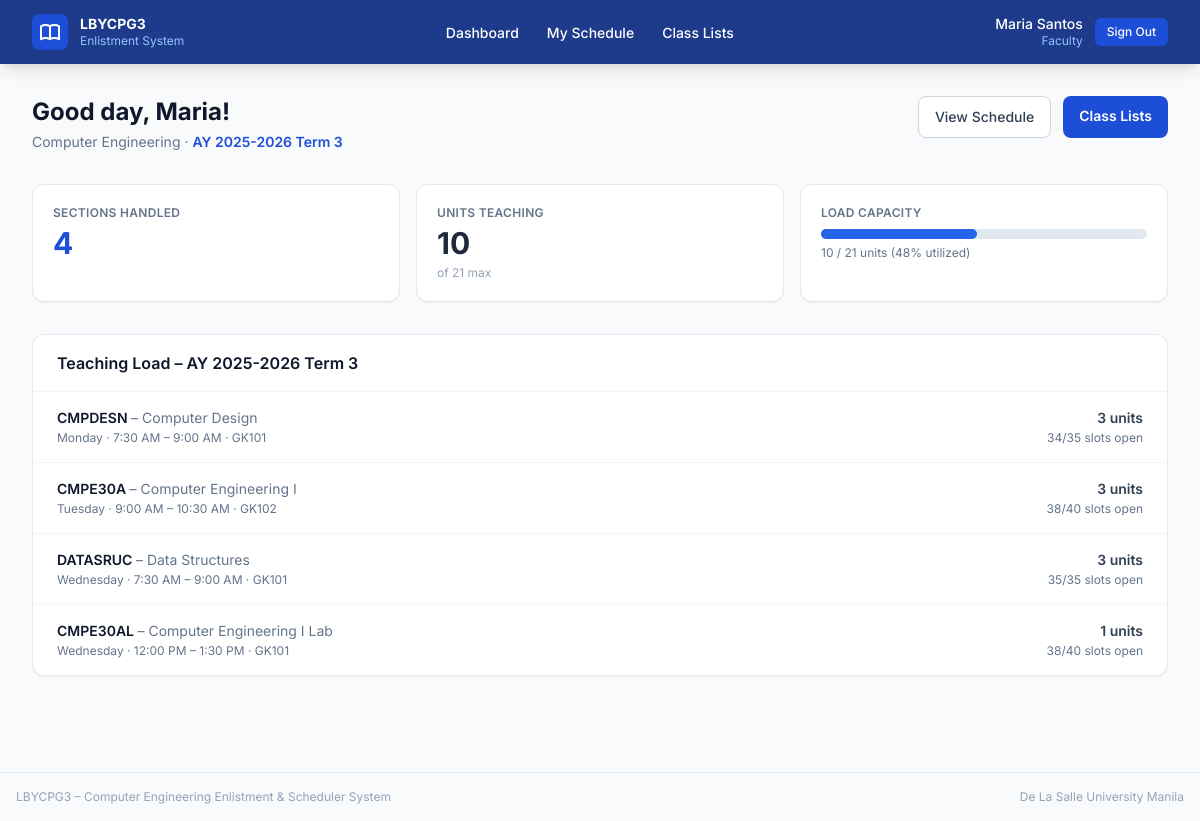
/faculty/dashboard/ (signed in), run on an earlier commit of the app's database.
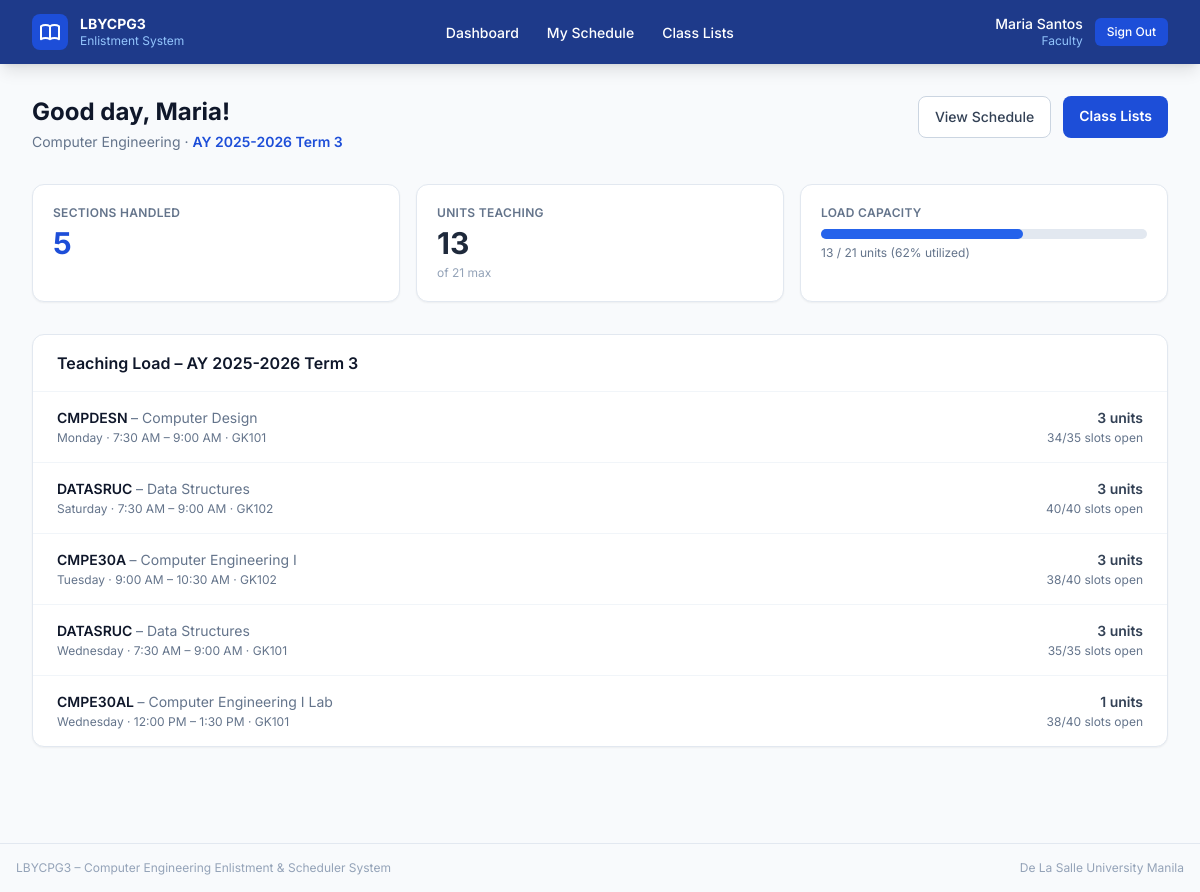
And on a later commit of the database.
### core/models.py (models this page shows, shortened)
class Faculty(models.Model):
    user             = models.OneToOneField(User, on_delete=models.CASCADE, related_name="faculty_profile")
    first_name       = models.CharField(max_length=80)
    last_name        = models.CharField(max_length=80)
    department       = models.CharField(max_length=120)
    max_teaching_load = models.PositiveSmallIntegerField(
        default=21,
        help_text="Maximum units this faculty member may teach per term.",
    )
    class Meta:
        verbose_name = "Faculty"
        verbose_name_plural = "Faculty Members"
        ordering = ["last_name", "first_name"]

class Schedule(models.Model):
    DUPLICATE_CLASS_MESSAGE = "This class already exists."
    class Day(models.TextChoices):
        MONDAY    = "MON", "Monday"
        TUESDAY   = "TUE", "Tuesday"
        WEDNESDAY = "WED", "Wednesday"
        THURSDAY  = "THU", "Thursday"
        FRIDAY    = "FRI", "Friday"
        SATURDAY  = "SAT", "Saturday"
    term            = models.ForeignKey(AcademicTerm, on_delete=models.CASCADE, related_name="schedules")
    subject         = models.ForeignKey(Subject,      on_delete=models.CASCADE, related_name="schedules")
    faculty         = models.ForeignKey(Faculty,      on_delete=models.CASCADE, related_name="schedules")
    room            = models.ForeignKey(Room,         on_delete=models.CASCADE, related_name="schedules")
    day             = models.CharField(max_length=3, choices=Day.choices)
    time_start      = models.TimeField()
    time_end        = models.TimeField()
    total_slots     = models.PositiveSmallIntegerField(default=40)
    available_slots = models.PositiveSmallIntegerField(default=40)
    class Meta:
        verbose_name = "Schedule"
        verbose_name_plural = "Schedules"
        ordering = ["term", "day", "time_start"]
        constraints = [
            models.UniqueConstraint(
                fields=["term", "subject", "day", "time_start", "time_end"],
                name="unique_subject_offering_slot",
            ),
            models.UniqueConstraint(
                fields=["term", "room", "day", "time_start", "time_end"],
                name="unique_room_slot",
            ),
            models.UniqueConstraint(
                fields=["term", "faculty", "day", "time_start", "time_end"],
                name="unique_faculty_slot",
            ),
        ]

class Subject(models.Model):
    class PrerequisiteType(models.TextChoices):
        HARD = "hard", "Hard prerequisite"
        SOFT = "soft", "Soft prerequisite"
        CO_REQUISITE = "co_requisite", "Co-requisite"
    subject_code  = models.CharField(max_length=20, unique=True)
    subject_title = models.CharField(max_length=200)
    units         = models.PositiveSmallIntegerField(default=3)
    term_number   = models.PositiveSmallIntegerField(
        choices=TermNumber.choices,
        default=TermNumber.TERM_1,
        help_text="Which trimester of the curriculum this subject is normally offered in "
                  "(e.g. Term 3), and which students may enlist in it. "
                  "Set and changed only by the administrator.",
    )
    prerequisite_type = models.CharField(
        max_length=20,
        choices=PrerequisiteType.choices,
        default=PrerequisiteType.HARD,
        help_text="How this prerequisite rule should be enforced.",
    )
    prerequisite  = models.ForeignKey(
        "self",
        null=True,
        blank=True,
        on_delete=models.SET_NULL,
        related_name="unlocks",
        help_text="Related subject used for prerequisite or co-requisite rules.",
    )
    class Meta:
        verbose_name = "Subject"
        verbose_name_plural = "Subjects"
        ordering = ["term_number", "subject_code"]

class Room(models.Model):
    room_name = models.CharField(max_length=60, unique=True)
    capacity  = models.PositiveSmallIntegerField(default=40)
    class Meta:
        verbose_name = "Room"
        verbose_name_plural = "Rooms"
        ordering = ["room_name"]

### core/views.py (the view)
    @login_required(login_url="login")
    def wrapper(request, *args, **kwargs):
        if not request.user.is_faculty:
            messages.error(request, "This area is for faculty members only.")
            return redirect("login")
        try:
            request.faculty = request.user.faculty_profile
        except Faculty.DoesNotExist:
            messages.error(request, "Faculty profile not found. Contact the administrator.")
            return redirect("login")
        return view_fn(request, *args, **kwargs)

### core/models.py (called while the page is built)
    @property
    def is_faculty(self):
        return self.role == self.Role.FACULTY

    @property
    def is_student(self):
        return self.role == self.Role.STUDENT

### core/views.py (called while the page is built)
def faculty_required(view_fn):
    @login_required(login_url="login")
    def wrapper(request, *args, **kwargs):
        if not request.user.is_faculty:
            messages.error(request, "This area is for faculty members only.")
            return redirect("login")
        try:
            request.faculty = request.user.faculty_profile
        except Faculty.DoesNotExist:
            messages.error(request, "Faculty profile not found. Contact the administrator.")
            return redirect("login")
        return view_fn(request, *args, **kwargs)
    wrapper.__name__ = view_fn.__name__
    return wrapper

def _get_active_term():
    return AcademicTerm.objects.filter(is_active=True).first()

### templates/core/faculty/dashboard.html (shortened to what this page needs)
{% extends "core/base.html" %}
{% block content %}
<div class="flex items-start justify-between mb-8">
  <div>
    <h1 class="text-2xl font-bold text-slate-900">Good day, {{ faculty.first_name }}!</h1>
    <p class="text-slate-500 text-sm mt-1">
      {{ faculty.department }}
      {% if term %} · <span class="font-semibold text-blue-700">{{ term.term_name }}</span>{% endif %}
    </p>
  </div>
  <div class="flex gap-3">
    <a href="{% url 'faculty_schedule' %}"
      class="bg-white border border-slate-300 hover:bg-slate-50 text-slate-700 text-sm
             font-medium px-4 py-2.5 rounded-lg transition-colors">
      View Schedule
    </a>
    <a href="{% url 'faculty_class_list' %}"
      class="bg-blue-700 hover:bg-blue-600 text-white text-sm font-semibold
             px-4 py-2.5 rounded-lg transition-colors">
      Class Lists
    </a>
  </div>
</div>
<div class="grid grid-cols-2 sm:grid-cols-3 gap-4 mb-8">
  <div class="bg-white rounded-xl border border-slate-200 p-5 shadow-sm">
    <p class="text-xs font-semibold text-slate-500 uppercase tracking-wide mb-1">Sections Handled</p>
    <p class="text-3xl font-bold text-blue-700">{{ schedules|length }}</p>
  </div>
  <div class="bg-white rounded-xl border border-slate-200 p-5 shadow-sm">
    <p class="text-xs font-semibold text-slate-500 uppercase tracking-wide mb-1">Units Teaching</p>
    <p class="text-3xl font-bold text-slate-800">{{ total_units }}</p>
    <p class="text-xs text-slate-400 mt-1">of {{ faculty.max_teaching_load }} max</p>
  </div>
  <div class="bg-white rounded-xl border border-slate-200 p-5 shadow-sm sm:col-auto col-span-2">
    <p class="text-xs font-semibold text-slate-500 uppercase tracking-wide mb-2">Load Capacity</p>
    {% if faculty.max_teaching_load > 0 %}
    {% with pct=total_units|floatformat:0 %}
    <div class="bg-slate-200 rounded-full h-2.5">
      <div class="bg-blue-600 h-2.5 rounded-full transition-all"
           style="width: {% widthratio total_units faculty.max_teaching_load 100 %}%"></div>
    </div>
    <p class="text-xs text-slate-500 mt-1.5">
      {{ total_units }} / {{ faculty.max_teaching_load }} units
      ({% widthratio total_units faculty.max_teaching_load 100 %}% utilized)
    </p>
    {% endwith %}
    {% endif %}
  </div>
</div>
{% if not term %}
<div class="bg-amber-50 border border-amber-200 rounded-xl p-6 text-center">
  <p class="text-amber-800 font-medium">No active enrollment term.</p>
</div>
{% elif schedules %}
<div class="bg-white rounded-xl border border-slate-200 shadow-sm">
  <div class="px-6 py-4 border-b border-slate-100">
    <h2 class="font-semibold text-slate-900">Teaching Load – {{ term.term_name }}</h2>
  </div>
  <div class="divide-y divide-slate-100">
    {% for sched in schedules %}
    <div class="flex items-center justify-between px-6 py-4">
      <div>
        <p class="font-semibold text-slate-900 text-sm">
          {{ sched.subject.subject_code }}
          <span class="font-normal text-slate-500">– {{ sched.subject.subject_title }}</span>
        </p>
        <p class="text-xs text-slate-500 mt-0.5">
          {{ sched.get_day_display }} · {{ sched.time_start|time:"g:i A" }} – {{ sched.time_end|time:"g:i A" }}
          · {{ sched.room.room_name }}
        </p>
      </div>
      <div class="text-right ml-4 shrink-0">
        <p class="text-sm font-semibold text-slate-700">{{ sched.subject.units }} units</p>
        <p class="text-xs text-slate-500 mt-0.5">
          {{ sched.available_slots }}/{{ sched.total_slots }} slots open
        </p>
      </div>
    </div>
    {% endfor %}
  </div>
</div>
{% else %}
<div class="bg-white rounded-xl border border-slate-200 p-12 text-center shadow-sm">
  <p class="text-slate-400 text-sm">No sections assigned for this term.</p>
</div>
{% endif %}
{% endblock %}

What changed in the data, as far as the page shows it:
computed for Faculty "Maria": max_teaching_load "48" → "62"
added Schedule: subject.subject_code "DATASRUC", subject.subject_title "Data Structures", day "Saturday", time_start "7:30 AM", time_end "9:00 AM", room.room_name "GK102", subject.units "3", available_slots "40", total_slots "40"
Also different on the page:
{{ schedules|length }}: "4" → "5"
{{ total_units }}: "10" → "13"
